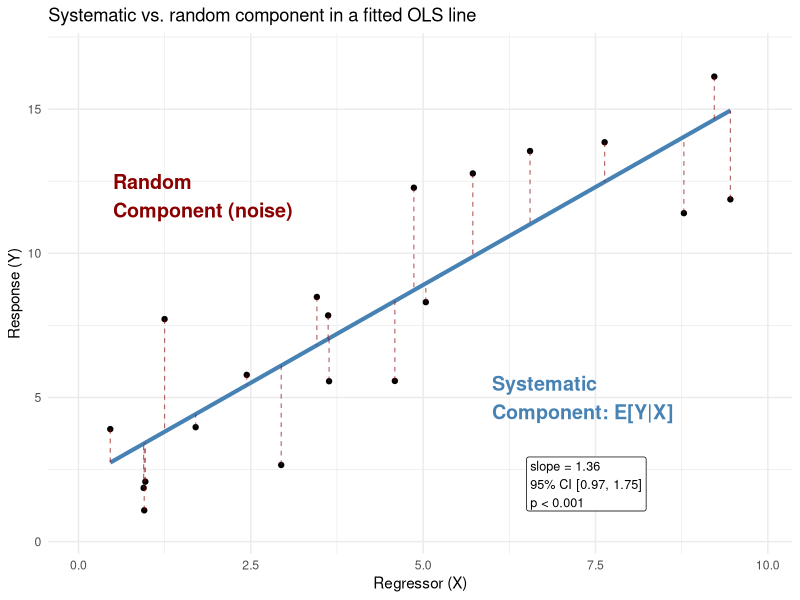

Source code (R):
## ---- chunk 1
#| label: fig-systematic-random
#| fig-cap: "Mock data with an OLS line. The line is the systematic component; the vertical gaps are the random component."
#| message: false
#| echo: false
library(ggplot2)

set.seed(562)
mock <- data.frame(x = runif(20, 0, 10))
mock$y <- 3 + 1.2 * mock$x + rnorm(20, sd = 1.8)
fit <- lm(y ~ x, data = mock)
mock$fitted <- predict(fit) # predicted y-hat at each observed x

slope_est <- coef(fit)["x"] # point estimate of the slope
slope_ci <- confint(fit)["x", ] # 95% CI for the slope
slope_p <- summary(fit)$coefficients["x", "Pr(>|t|)"] # p-value on the slope
fit_label <- sprintf(
  "slope = %.2f\n95%% CI [%.2f, %.2f]\np %s",
  slope_est, slope_ci[1], slope_ci[2],
  ifelse(slope_p < 0.001, "< 0.001", sprintf("= %.3f", slope_p))
)

ggplot(mock, aes(x, y)) +
  geom_point() +
  geom_smooth(method = "lm", se = FALSE, colour = "steelblue", linewidth = 1.4) +
  geom_segment(aes(xend = x, yend = fitted),
               linetype = "dashed", colour = "darkred", linewidth = 0.4, alpha = 0.6) +
  annotate("text", x = 6, y = 5,
           label = "Systematic\nComponent: E[Y|X]", colour = "steelblue", hjust = 0,
           fontface = "bold", size = 5) +
  annotate("text", x = 0.5, y = 12,
           label = "Random\nComponent (noise)", colour = "darkred", hjust = 0,
           fontface = "bold", size = 5) +
  annotate("label", x = 6.5, y = 2,
           label = fit_label, colour = "black", hjust = 0,
           fontface = "plain", size = 3.2) +
  scale_x_continuous(expand = expansion(mult = 0.1)) +
  scale_y_continuous(expand = expansion(mult = 0.1)) +
  labs(
    title = "Systematic vs. random component in a fitted OLS line",
    x = "Regressor (X)", y = "Response (Y)"
  ) +
  theme_minimal()
